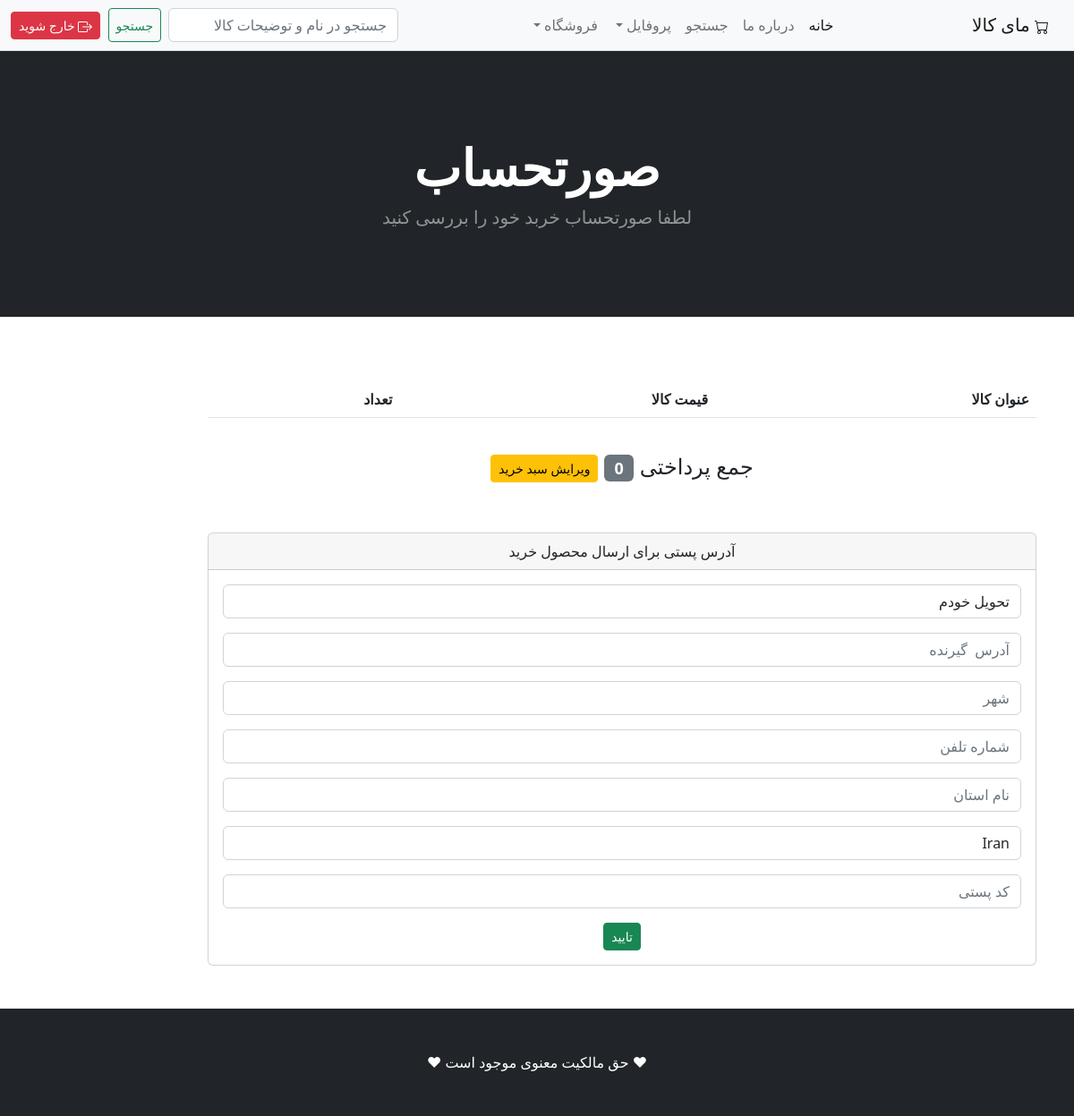
The page /payment/checkout/ (signed in) on the database its author committed.
### payment/models.py (models this page shows, shortened)
class ShippingAddress(models.Model):
    user=models.ForeignKey(User,on_delete=models.CASCADE)
    shipping_address_full_name=models.CharField(max_length=100)
    shipping_address_email=models.CharField(max_length=100)
    shipping_address_address = models.CharField(max_length=100, blank=True)
    shipping_address_city = models.CharField(max_length=100, blank=True)
    shipping_address_state = models.CharField(max_length=100, blank=True)
    shipping_address_zipcode = models.CharField(max_length=100, blank=True)
    shipping_address_phone = models.CharField(max_length=100, blank=True)
    shipping_address_country = models.CharField(max_length=100, default='Iran')
    shipping_address_old_cart = models.CharField(max_length=500, blank=True)
    class Meta:
        verbose_name = 'Shipping Address'
        verbose_name_plural = 'Shipping Addresses'

### payment/views.py (the view)
# urls.py: path('checkout/', views.checkout,name='checkout'),
def checkout(request):
    cart = Cart(request)
    products = cart.get_products()
    quantities = cart.get_quantity()
    total_ordering = cart.get_total()
    shipping_form = ShippingAddressForm(request.POST or None)
    if request.user.is_authenticated:
        current_user=ShippingAddress.objects.get(user__id=request.user.id)
        shipping_form=ShippingAddressForm(request.POST or None,instance=current_user)
    return render(request,'payment/checkout.html',{'products': products, 'quantities': quantities, 'total_ordering': total_ordering,'shipping_form':shipping_form})

### cart/cart.py (called while the page is built, shortened)
    def get_products(self):
        product_ids=self.cart.keys()
        products=Product.objects.filter(id__in=product_ids)
        return products

    def get_quantity(self):
        quantity=self.cart
        return quantity

    def get_total(self):
        total=0
        quantity=self.get_quantity()
        products=self.get_products()
        return total

### cart/context_processors.py (called while the page is built)
def cart(request):
    return {'cart': Cart(request)}

### payment/templates/payment/checkout.html (shortened to what this page needs)
{% extends  'base.html' %}
{% load static %}
{% load humanize %}
{% block content %}
<header class="bg-dark py-5">
            <div class="container px-4 px-lg-5 my-5">
                <div class="text-center text-white">
                    <h1 class="display-4 fw-bolder">صورتحساب</h1>
                    <p class="lead fw-normal text-white-50 mb-0">لطفا صورتحساب خربد خود را بررسی کنید</p>
                </div>
            </div>
        </header>
       <div class="container">
        <div class="row">
            <div class="col-10">
            <center>
<br/><br/><br/>
    <table class="table table-striped ">
  <thead>
    <tr>
      <th scope="col">عنوان کالا</th>
      <th scope="col">قیمت کالا</th>
      <th scope="col">تعداد</th>
    </tr>
  </thead>
</table>
<br>
            <h4>جمع پرداختی <span class="badge text-bg-secondary">  {{ total_ordering|intcomma}}</span>
            <a href="{% url 'cart_summary' %}" class="btn btn-sm btn-primary btn-warning">ویرایش سبد خرید</a>
</h4>
<br/><br/>
<div class="card">
  <div class="card-header">
    آدرس پستی برای ارسال محصول خرید
  </div>
  <div class="card-body">
    <form method="post" action="{% url 'checkout' %}">
        {{ shipping_form.as_p }}
        <button type="submit" class="btn btn-sm btn-success"> تایید </button>
    </form>
  </div>
</div>
 </center>
            </div>
        </div>
       </div>
<br/><br/>
{% endblock %}

### rows shown on the page
ShippingAddress: shipping_address_full_name "تحویل خودم", shipping_address_country "Iran"

### other values the page prints
{{ total_ordering|intcomma }} "0"
